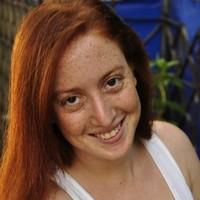
#> input picture ai/image/0.jpeg, 200 x 200 px
$ python img2slt2.py   (older library calls are emulated)
#> lines starting #> are read from the running program, lines starting #| are printed output that depends on the picture; after the words box and inside, x2 and y2 are one past the last pixel; in counts of white or black regions, pixels touching at a corner belong together
import cv2
import numpy as np

def create_silhouette(filename, output_size=(500, 500)):
    # Load the image
#> called with filename = '0.jpeg', output_size = (500, 500)
    try:
        image = cv2.imread(filename)
#> image is the input picture: shape (200, 200, 3); mean B, G, R 60.5, 75.4, 106.5
        if image is None:
            print(f"Failed to load image: {filename}")
            return
    except Exception as e:
        print(f"Error: {e}")
        return

    # Resize the image
    image = cv2.resize(image, output_size)
#> image: shape (500, 500, 3)

    # Convert to grayscale
    gray = cv2.cvtColor(image, cv2.COLOR_BGR2GRAY)
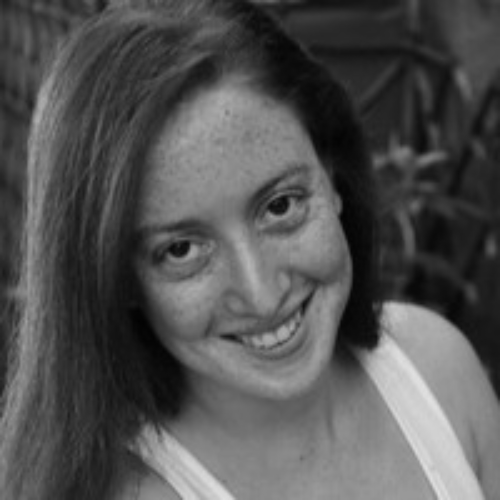
#> gray: shape (500, 500); min 1, max 225, mean 82.9

    # Normalize the image
    gray = cv2.normalize(gray, None, alpha=0, beta=1, norm_type=cv2.NORM_MINMAX, dtype=cv2.CV_32F)
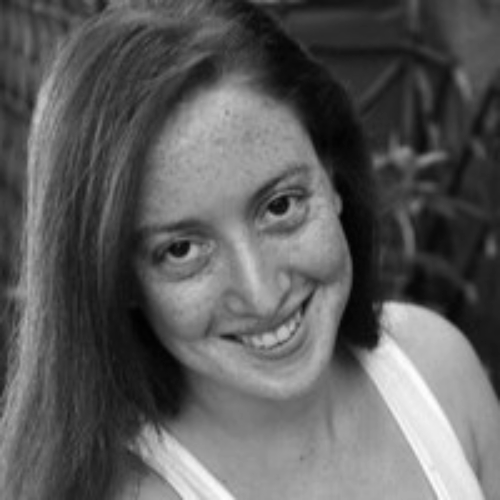
#> gray: shape (500, 500) float32; min 0, max 1, mean 0.366

    # Convert back to 8-bit
    gray = np.uint8(gray * 255)

    # Apply adaptive thresholding
    binary = cv2.adaptiveThreshold(gray, 255, cv2.ADAPTIVE_THRESH_GAUSSIAN_C, cv2.THRESH_BINARY, 11, 2)
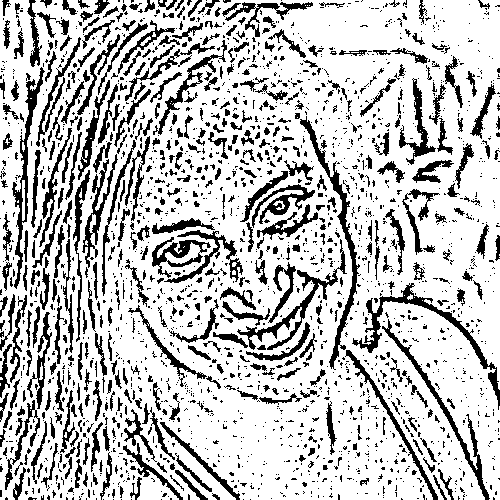
#> binary: shape (500, 500); 76.2% white; 2107 black regions (1651 under 20 px), largest, box (x1, y1, x2, y2) and area: (352, 283, 500, 410) 1633, (300, 116, 360, 370) 1556, (237, 239, 347, 350) 1282

    # Invert the binary image
    binary = cv2.bitwise_not(binary)
#> binary: shape (500, 500); 23.8% white; 2107 white regions (1651 under 20 px)

    # Find contours
    contours, _ = cv2.findContours(binary, cv2.RETR_EXTERNAL, cv2.CHAIN_APPROX_SIMPLE)
#> contours = 2107 contours, 1818 with area under 20; largest, box (x1, y1, x2, y2) and area: (352, 283, 500, 410) 1318, (300, 116, 360, 370) 1238, (12, 67, 45, 289) 1141, (237, 239, 347, 350) 965, (382, 319, 490, 500) 946

    # Create an empty image for the silhouette
    silhouette = np.zeros_like(image)

    # Draw filled contour on the empty image
    cv2.drawContours(silhouette, contours, -1, (255, 255, 255), thickness=cv2.FILLED)
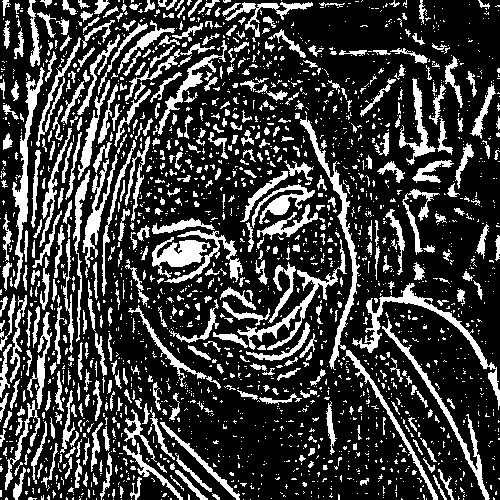
#> silhouette: shape (500, 500, 3); 24.3% white; 2107 white regions (1646 under 20 px), largest, box (x1, y1, x2, y2) and area: (352, 283, 500, 410) 1663, (300, 116, 360, 370) 1559, (12, 67, 45, 289) 1413

    # Display the result
    cv2.imshow('image', silhouette)
    cv2.waitKey(0)
    cv2.destroyAllWindows()

# Call the function
create_silhouette('0.jpeg')
